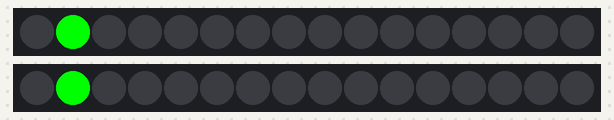
Recording of a sketch running on a simulated Arduino Uno, built with avr-gcc and run on an emulated ATmega328P. Shown: 2 × 16 RGB LEDs in strip order, left to right. The strip is taken to match the declared colour order.

Above: at 0.15 s.
At 0.77 s:
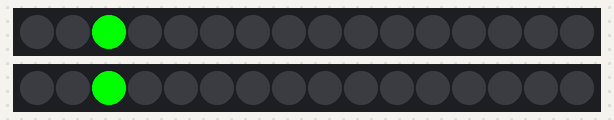
At 1.38 s:
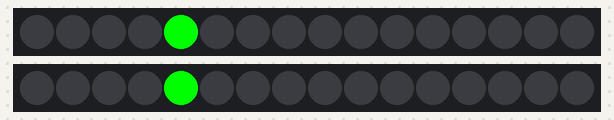
At 2.61 s:
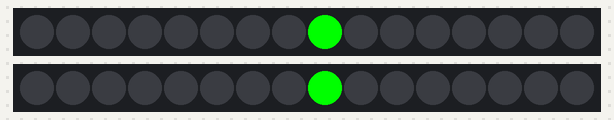
At 3.85 s:
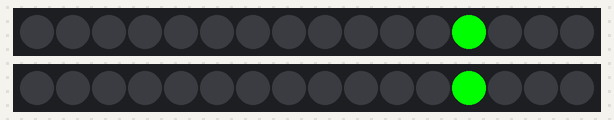
At 5.39 s:
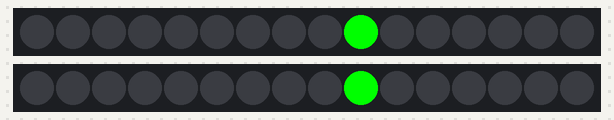

The sketch:

spinner.ino
```cpp
#include <Adafruit_NeoPixel.h>
#ifdef __AVR__
  #include <avr/power.h>
#endif

#define FRONTPIN 4
#define REARPIN 3


// Parameter 1 = number of pixels in strip
// Parameter 2 = Arduino pin number (most are valid)
// Parameter 3 = pixel type flags, add together as needed:
//   NEO_KHZ800  800 KHz bitstream (most NeoPixel products w/WS2812 LEDs)
//   NEO_KHZ400  400 KHz (classic 'v1' (not v2) FLORA pixels, WS2811 drivers)
//   NEO_GRB     Pixels are wired for GRB bitstream (most NeoPixel products)
//   NEO_RGB     Pixels are wired for RGB bitstream (v1 FLORA pixels, not v2)
//   NEO_RGBW    Pixels are wired for RGBW bitstream (NeoPixel RGBW products)
Adafruit_NeoPixel frontspin = Adafruit_NeoPixel(16, FRONTPIN, NEO_RGBW + NEO_KHZ800);
Adafruit_NeoPixel rearspin = Adafruit_NeoPixel(16, REARPIN, NEO_RGBW + NEO_KHZ800);


// IMPORTANT: To reduce NeoPixel burnout risk, add 1000 uF capacitor across
// pixel power leads, add 300 - 500 Ohm resistor on first pixel's data input
// and minimize distance between Arduino and first pixel.  Avoid connecting
// on a live circuit...if you must, connect GND first.

void setup() {

  //Serial.begin(9600);

  frontspin.begin();
  frontspin.show(); // Initialize all pixels to 'off'

 rearspin.begin();
 rearspin.show(); // Initialize all pixels to 'off'

    //Serial.println(frontspin.numPixels());

}
// G R B W

void loop() {

  FrontSpinner();
  RearSpinner();

  delay(10);
}
```

spinner_drivers.ino
```cpp
void FrontSpinner()
{
  uint16_t static pointer;

  if (pointer >= 15)
  {
    pointer=0;
  }
  else
  {
    pointer=pointer+1;
  }


    //Clear All pixels
    for (uint16_t ii=0; ii < 16; ii++)
    {
        frontspin.setPixelColor(ii, 0);        //turn every  pixel off
    }

    //Set Pixel
    frontspin.setPixelColor(pointer, frontspin.Color(0, 255, 0,0));

    //Display
    frontspin.show();

}

void RearSpinner()
{
  uint16_t static pointer;

  if (pointer >= 15)
  {
    pointer=0;
  }
  else
  {
    pointer=pointer+1;
  }


    //Clear All pixels
    for (uint16_t ii=0; ii < 16; ii++)
    {
        rearspin.setPixelColor(ii, 0);        //turn every  pixel off
    }

    //Set Pixel
    rearspin.setPixelColor(pointer, rearspin.Color(0, 255, 0,0));

    //Display
    rearspin.show();

}
```

Measured:
- by itself, everything shown: repeats every 4.9 s, in 16 steps
